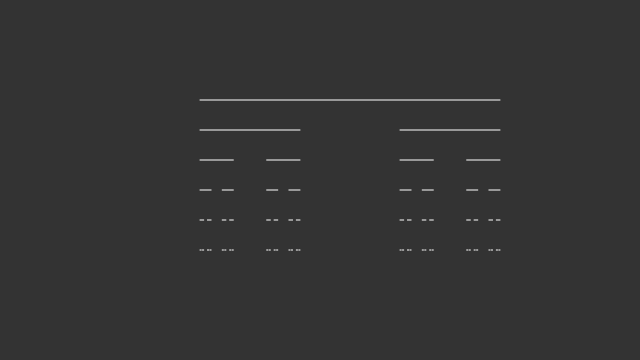
Frame 1 (no input)
Frame 60 (no input): identical to frame 1, image omitted
Frame 120 (the mouse pressed at the canvas centre since frame 60): identical to frame 1, image omitted

The p5.js sketch that drew this single still picture (run headless with seeded random() and noise() and a simulated clock; from frame 60 on, the mouse is pressed at the canvas centre):

// p5.js sketch
// ── sketch.js
// Setup function required by p5
function setup() {
  createCanvas(640, 360);
}

// Animation loop
function draw() {
  background(51);

  stroke(255);
  noFill();

  cantor(200, 100, 300)
}

function cantor(x, y, len) {
  var h = 30;

  if (len >= 1) {
    stroke(255);
    strokeWeight;
    line(x, y, x+len, y);
    y += h;

    cantor(x, y, len/3);
    cantor(x + len*2/3, y, len/3);
  }
}
